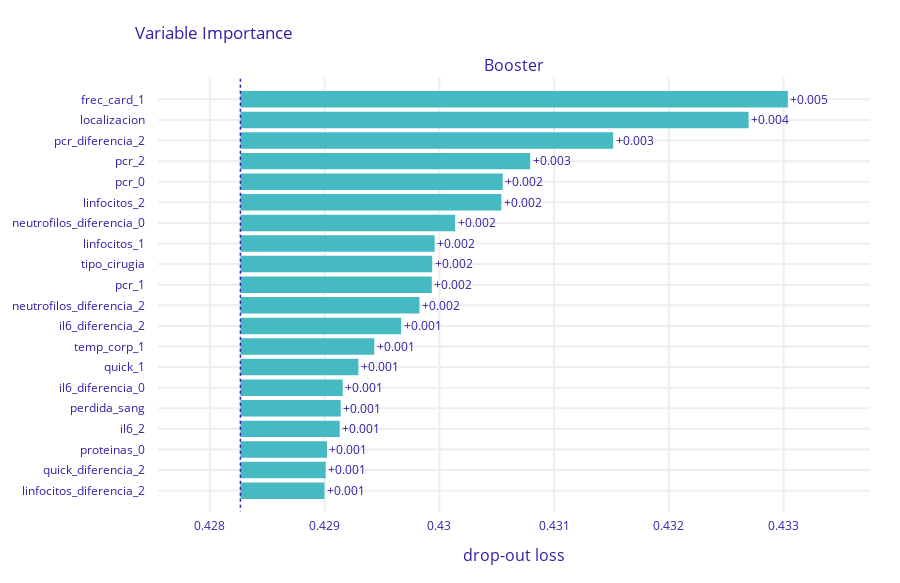

The notebook cell this image was saved under:
### Code cell
import dalex as dx

# La lista de nombres desde el dataframe
feature_names = X_train_encoded.columns.tolist()

# Crear el explainer, con feature_names explícito
exp = dx.Explainer(model, X_train_encoded, y_train)
vi = exp.model_parts()
vi.plot(max_vars=20)

imps = vi.result['variable'][-30:-1].tolist()
imps.append('id_registro')

### Figure 1 — Plotly figure (JSON) as saved in the notebook; plotly's stock layout.template omitted (floating-point values rounded to 4 significant figures)
{"data": [{"base": 0.4283, "hoverinfo": "text", "hoverlabel": {"bgcolor": "rgba(0,0,0,0.8)"}, "hovertext": ["Model: Booster loss after<br>variable: frec_card_1 is permuted: 0.433<br>Drop-out loss change: +0.005", "Model: Booster loss after<br>variable: localizacion is permuted: 0.433<br>Drop-out loss change: +0.004", "Model: Booster loss after<br>variable: pcr_diferencia_2 is permuted: 0.432<br>Drop-out loss change: +0.003", "Model: Booster loss after<br>variable: pcr_2 is permuted: 0.431<br>Drop-out loss change: +0.003", "Model: Booster loss after<br>variable: pcr_0 is permuted: 0.431<br>Drop-out loss change: +0.002", "Model: Booster loss after<br>variable: linfocitos_2 is permuted: 0.431<br>Drop-out loss change: +0.002", "Model: Booster loss after<br>variable: neutrofilos_diferencia_0 is permuted: 0.43<br>Drop-out loss change: +0.002", "Model: Booster loss after<br>variable: linfocitos_1 is permuted: 0.43<br>Drop-out loss change: +0.002", "Model: Booster loss after<br>variable: tipo_cirugia is permuted: 0.43<br>Drop-out loss change: +0.002", "Model: Booster loss after<br>variable: pcr_1 is permuted: 0.43<br>Drop-out loss change: +0.002", "Model: Booster loss after<br>variable: neutrofilos_diferencia_2 is permuted: 0.43<br>Drop-out loss change: +0.002", "Model: Booster loss after<br>variable: il6_diferencia_2 is permuted: 0.43<br>Drop-out loss change: +0.001", "Model: Booster loss after<br>variable: temp_corp_1 is permuted: 0.429<br>Drop-out loss change: +0.001", "Model: Booster loss after<br>variable: quick_1 is permuted: 0.429<br>Drop-out loss change: +0.001", "Model: Booster loss after<br>variable: il6_diferencia_0 is permuted: 0.429<br>Drop-out loss change: +0.001", "Model: Booster loss after<br>variable: perdida_sang is permuted: 0.429<br>Drop-out loss change: +0.001", "Model: Booster loss after<br>variable: il6_2 is permuted: 0.429<br>Drop-out loss change: +0.001", "Model: Booster loss after<br>variable: proteinas_0 is permuted: 0.429<br>Drop-out loss change: +0.001", "Model: Booster loss after<br>variable: quick_diferencia_2 is permuted: 0.429<br>Drop-out loss change: +0.001", "Model: Booster loss after<br>variable: linfocitos_diferencia_2 is permuted: 0.429<br>Drop-out loss change: +0.001"], "marker": {"color": "#46bac2"}, "orientation": "h", "showlegend": false, "text": ["+0.005", "+0.004", "+0.003", "+0.003", "+0.002", "+0.002", "+0.002", "+0.002", "+0.002", "+0.002", "+0.002", "+0.001", "+0.001", "+0.001", "+0.001", "+0.001", "+0.001", "+0.001", "+0.001", "+0.001"], "textposition": "outside", "type": "bar", "x": [0.004771, 0.004429, 0.003249, 0.002525, 0.002286, 0.002275, 0.001872, 0.001693, 0.001672, 0.001668, 0.001561, 0.001401, 0.001167, 0.001028, 0.000892, 0.0008741, 0.0008655, 0.0007551, 0.0007428, 0.0007328], "xaxis": "x", "y": ["frec_card_1", "localizacion", "pcr_diferencia_2", "pcr_2", "pcr_0", "linfocitos_2", "neutrofilos_diferencia_0", "linfocitos_1", "tipo_cirugia", "pcr_1", "neutrofilos_diferencia_2", "il6_diferencia_2", "temp_corp_1", "quick_1", "il6_diferencia_0", "perdida_sang", "il6_2", "proteinas_0", "quick_diferencia_2", "linfocitos_diferencia_2"], "yaxis": "y"}], "layout": {"annotations": [{"font": {"size": 16}, "showarrow": false, "text": "Booster", "x": 0.5, "xanchor": "center", "xref": "paper", "y": 1, "yanchor": "bottom", "yref": "paper"}, {"font": {"size": 16}, "showarrow": false, "text": "drop-out loss", "x": 0.5, "xanchor": "center", "xref": "paper", "y": 0, "yanchor": "top", "yref": "paper", "yshift": -30}], "font": {"color": "#371ea3"}, "height": 583, "margin": {"b": 71, "r": 30, "t": 78}, "shapes": [{"line": {"color": "#371ea3", "dash": "dot", "width": 1.5}, "type": "line", "x0": 0.4283, "x1": 0.4283, "xref": "x", "y0": -1, "y1": 20, "yref": "y"}], "title": {"text": "Variable Importance", "x": 0.15}, "xaxis": {"anchor": "y", "automargin": true, "domain": [0, 1], "fixedrange": true, "gridwidth": 2, "range": [0.4275, 0.4338], "tickcolor": "white", "ticklen": 3, "ticks": "outside", "type": "linear", "zeroline": false}, "yaxis": {"anchor": "x", "automargin": true, "autorange": "reversed", "domain": [0, 1], "fixedrange": true, "gridwidth": 2, "tickcolor": "white", "ticklen": 10, "ticks": "outside", "type": "category"}}}
